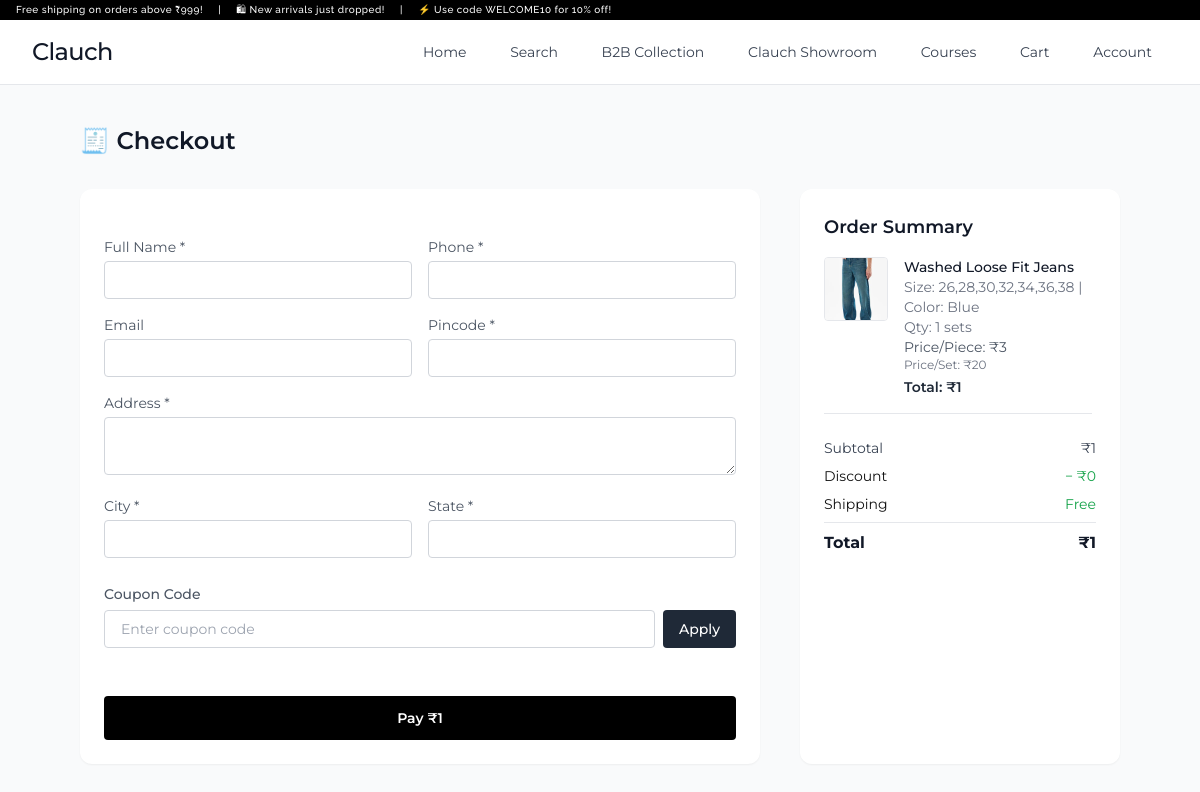
The app's page /order/checkout/ (signed in) with its own data.
### user/models.py (models this page shows, shortened)
class ProductColor(models.Model):
    product = models.ForeignKey(Product, on_delete=models.CASCADE, related_name='colors')
    name = models.CharField(max_length=50)
    slug = models.SlugField(max_length=60, blank=True)  # Unique slug per color
    hex_code = models.CharField(max_length=7, help_text="Hex color code like #ffffff")
    is_primary = models.BooleanField(default=False)
    class Meta:
        unique_together = ('product', 'slug')

class Product(models.Model):
    name = models.CharField(max_length=200)
    slug = models.SlugField(unique=True, blank=True)
    categories = models.ManyToManyField('Category', related_name='products')
    price = models.DecimalField(max_digits=10, decimal_places=2, help_text="Price for one full set.")
    discount_price = models.DecimalField(max_digits=10, decimal_places=2, null=True, blank=True,
                                         help_text="Discounted price for one full set.")
    sizes = models.CharField(
        max_length=255,
        help_text="Composition of sizes in the set (e.g., '1S, 2M, 1L, 1XL'). "
                  "This determines the total pieces in one set."
    )
    rating = models.FloatField(default=0.0)
    reviews_count = models.PositiveIntegerField(default=0)
    description = models.TextField()
    html_description = RichTextField()
    primary_image = models.ImageField(upload_to='products/primary/')
    hover_image = models.ImageField(upload_to='products/hover/', null=True, blank=True, help_text="Image shown on hover.")
    size_chart = models.ImageField(upload_to='products/size_charts/', null=True, blank=True)
    created_at = models.DateTimeField(auto_now_add=True)
    def get_total_pieces_in_set(self):
        total_pieces = 0
        pieces_matches = re.findall(r'(\d+)?([A-Z]{1,3}|\d{2})', self.sizes.replace(' ', ''))
        for count_str, _size_code in pieces_matches:
            try:
                count = int(count_str) if count_str else 1
                total_pieces += count
            except ValueError:
                continue
        return total_pieces
    def get_current_price_per_piece(self):
        total_pieces = self.get_total_pieces_in_set()
        if total_pieces == 0:
            return 0.00 # Avoid division by zero
        if self.discount_price is not None:
            return self.discount_price / total_pieces
        return self.price / total_pieces

### order/views.py (the view, shortened to what this page needs)
# urls.py: path('checkout/', views.checkout_view, name='checkout'),
@login_required(login_url='login')
def checkout_view(request):
    user = request.user
    cart_items = CartItem.objects.filter(user=user).select_related('product', 'color')
    if not cart_items.exists():
        messages.warning(request, "Your cart is empty.")
        return redirect('view_cart')
    processed_cart_items = []
    total = Decimal("0.00")
    for item in cart_items:
        item_total_price = (item.discount_price or item.actual_price) * item.quantity
        total += item_total_price
        processed_cart_items.append({
            'item_id': item.id, # Keep item_id for potential future use if needed
            'product_name': item.product.name,
            'product_image': item.product.primary_image, # Assuming primary_image field on Product
            'color': item.color,
            'size': item.product.sizes, # Use product.sizes to represent set composition
            'quantity': item.quantity, # Quantity of sets
            'actual_price': item.actual_price, # Price per set
            'discount_price': item.discount_price, # Discounted price per set
            'price_per_piece': item.product.get_current_price_per_piece(), # Get price per piece
            'total_pieces_in_set': item.product.get_total_pieces_in_set(), # Get total pieces in set
            'total_price': item_total_price, # Total price for this line item (sets * price_per_set)
            'product': item.product, # Pass the full product object for other details like slug if needed
        })
    coupon_code = request.POST.get("coupon_code", "")
    discount = Decimal("0.00")
    total_after_discount = total - discount
    total_after_discount = max(total_after_discount, Decimal("0.00")) # Ensure total doesn't go negative
    razorpay_amount = int(total_after_discount * 100)
    try:
        razorpay_order = razorpay_client.order.create({
            "amount": razorpay_amount,
            "currency": "INR",
            "payment_capture": 1
        })
    except Exception as e:
        messages.error(request, f"Could not create payment order: {e}")
        razorpay_order = None # Set to None if creation fails
    return render(request, 'order/checkout.html', {
        "cart_items": processed_cart_items, # Pass the processed list here
        "total": total,
        "discount": discount,
        "total_after_discount": total_after_discount,
        "razorpay_order": razorpay_order,
        "razorpay_key": settings.RAZORPAY_KEY_ID,
        "amount": razorpay_amount, # Amount sent to Razorpay in paise
        "currency": "INR", # Explicitly pass currency
        "user_profile": user # Pass user object if needed for pre-filling form
    })

### user/templates/order/checkout.html (shortened to what this page needs)
{% extends "base.html" %}
{% load static %}
{% block content %}
<div class="bg-gray-50 min-h-screen py-10 px-4 sm:px-8 lg:px-20 font-[Montserrat]">
  <h1 class="text-2xl font-semibold mb-8 text-gray-900">🧾 Checkout</h1>
  <div class="grid lg:grid-cols-3 gap-10">
    <div class="bg-white p-6 rounded-xl shadow-sm text-sm order-1 lg:order-last lg:sticky lg:top-20">
      <h3 class="text-lg font-semibold mb-4 text-gray-900">Order Summary</h3>
      <div class="space-y-4 max-h-[400px] overflow-y-auto pr-1">
        {% for item in cart_items %}
        <div class="flex gap-4 border-b pb-4">
          <img src="{{ item.product_image.url }}" class="w-16 h-16 rounded object-cover border">
          <div class="flex-1">
            <p class="font-medium text-gray-900">{{ item.product_name }}</p>
            <p class="text-gray-500">Size: {{ item.size }} | Color: {{ item.color.name }}</p>
            <p class="text-gray-500">Qty: {{ item.quantity }} sets</p>
            <p class="text-gray-600">Price/Piece: ₹{{ item.product.get_current_price_per_piece|floatformat:0 }}</p>
            {% if item.product.get_total_pieces_in_set > 0 %}
                <p class="text-gray-500 text-xs">Price/Set: ₹{{ item.product.discount_price|default:item.product.price|floatformat:0 }}</p>
            {% endif %}
            <p class="font-semibold text-gray-800 mt-1">Total: ₹{{ item.total_price|floatformat:0 }}</p>
          </div>
        </div>
        {% endfor %}
      </div>
      <div class="mt-6 text-sm space-y-2">
        <div class="flex justify-between text-gray-700">
          <span>Subtotal</span>
          <span>₹{{ total|floatformat:0 }}</span>
        </div>
        <div class="flex justify-between">
          <span>Discount</span>
          <span class="text-green-600">− ₹{{ discount|floatformat:0 }}</span>
        </div>
        <div class="flex justify-between">
          <span>Shipping</span>
          <span class="text-green-600">Free</span>
        </div>
        <hr>
        <div class="flex justify-between font-bold text-base text-gray-900">
          <span>Total</span>
          <span>₹{{ total_after_discount|floatformat:0 }}</span>
        </div>
      </div>
    </div>
    <form method="POST" class="lg:col-span-2 bg-white p-6 rounded-xl shadow-sm space-y-6 order-last lg:order-1" id="checkout-form">
      <div class="grid md:grid-cols-2 gap-4 text-sm">
        <div>
          <label class="text-gray-600">Full Name *</label>
          <input name="full_name" type="text" required
            class="w-full mt-1 px-4 py-2 border border-gray-300 rounded focus:outline-none focus:ring-2 focus:ring-black">
        </div>
        <div>
          <label class="text-gray-600">Phone *</label>
          <input name="phone" type="text" required
            class="w-full mt-1 px-4 py-2 border border-gray-300 rounded focus:outline-none focus:ring-2 focus:ring-black">
        </div>
        <div>
          <label class="text-gray-600">Email</label>
          <input name="email" type="email"
            class="w-full mt-1 px-4 py-2 border border-gray-300 rounded focus:outline-none focus:ring-2 focus:ring-black">
        </div>
        <div>
          <label class="text-gray-600">Pincode *</label>
          <input name="pincode" type="text" required
            class="w-full mt-1 px-4 py-2 border border-gray-300 rounded focus:outline-none focus:ring-2 focus:ring-black">
        </div>
        <div class="md:col-span-2">
          <label class="text-gray-600">Address *</label>
          <textarea name="address" required
            class="w-full mt-1 px-4 py-2 border border-gray-300 rounded focus:outline-none focus:ring-2 focus:ring-black"></textarea>
        </div>
        <div>
          <label class="text-gray-600">City *</label>
          <input name="city" type="text" required
            class="w-full mt-1 px-4 py-2 border border-gray-300 rounded focus:outline-none focus:ring-2 focus:ring-black">
        </div>
        <div>
          <label class="text-gray-600">State *</label>
          <input name="state" type="text" required
            class="w-full mt-1 px-4 py-2 border border-gray-300 rounded focus:outline-none focus:ring-2 focus:ring-black">
        </div>
      </div>
      <div>
        <label class="text-sm font-medium text-gray-600">Coupon Code</label>
        <div class="flex mt-1 gap-2">
          <input type="text" name="coupon_code" placeholder="Enter coupon code"
            class="flex-1 px-4 py-2 border border-gray-300 rounded focus:outline-none focus:ring-2 focus:ring-black text-sm">
          <button formaction="{% url 'checkout' %}" formmethod="get"
            class="bg-gray-800 text-white px-4 py-2 rounded hover:bg-black transition text-sm font-medium">
            Apply
          </button>
        </div>
      </div>
      <div>
        <button type="button" id="rzp-button"
          class="mt-6 w-full py-3 bg-black text-white rounded font-semibold hover:bg-gray-900 transition text-sm">
          Pay ₹{{ total_after_discount|floatformat:0 }}
        </button>
      </div>
    </form>
  </div>
</div>
{% endblock %}

### records on screen
ProductColor: product_name "Washed Loose Fit Jeans", size "26,28,30,32,34,36,38", color.name "Blue", quantity "1", product.get_current_price_per_piece "3", product.discount_price "20", total_price "1"

### other values on screen
{{ total|floatformat:0 }} "1"
{{ discount|floatformat:0 }} "0"
{{ total_after_discount|floatformat:0 }} "1"
